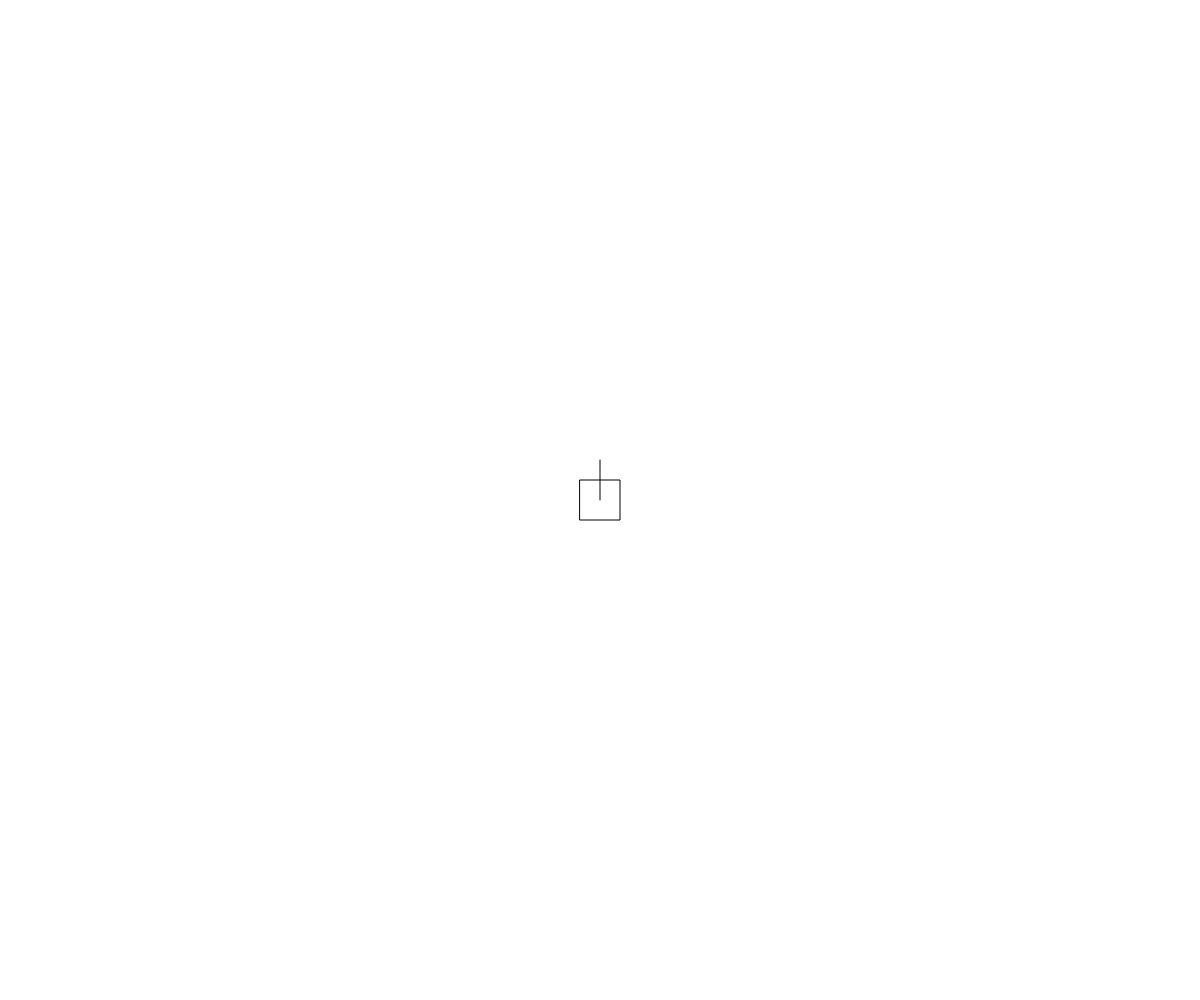
Frame 1 (no input)
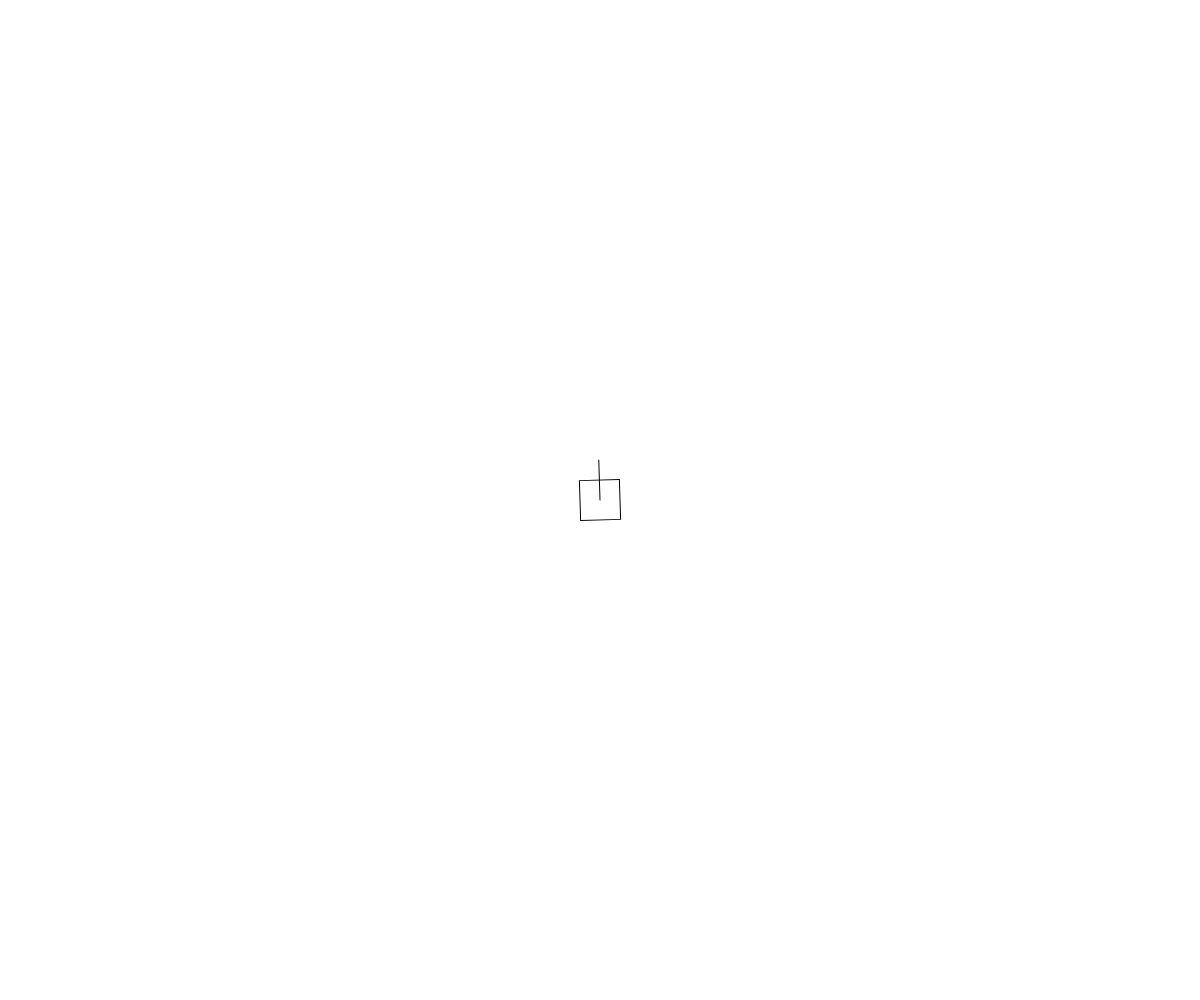
Frame 60 (no input)
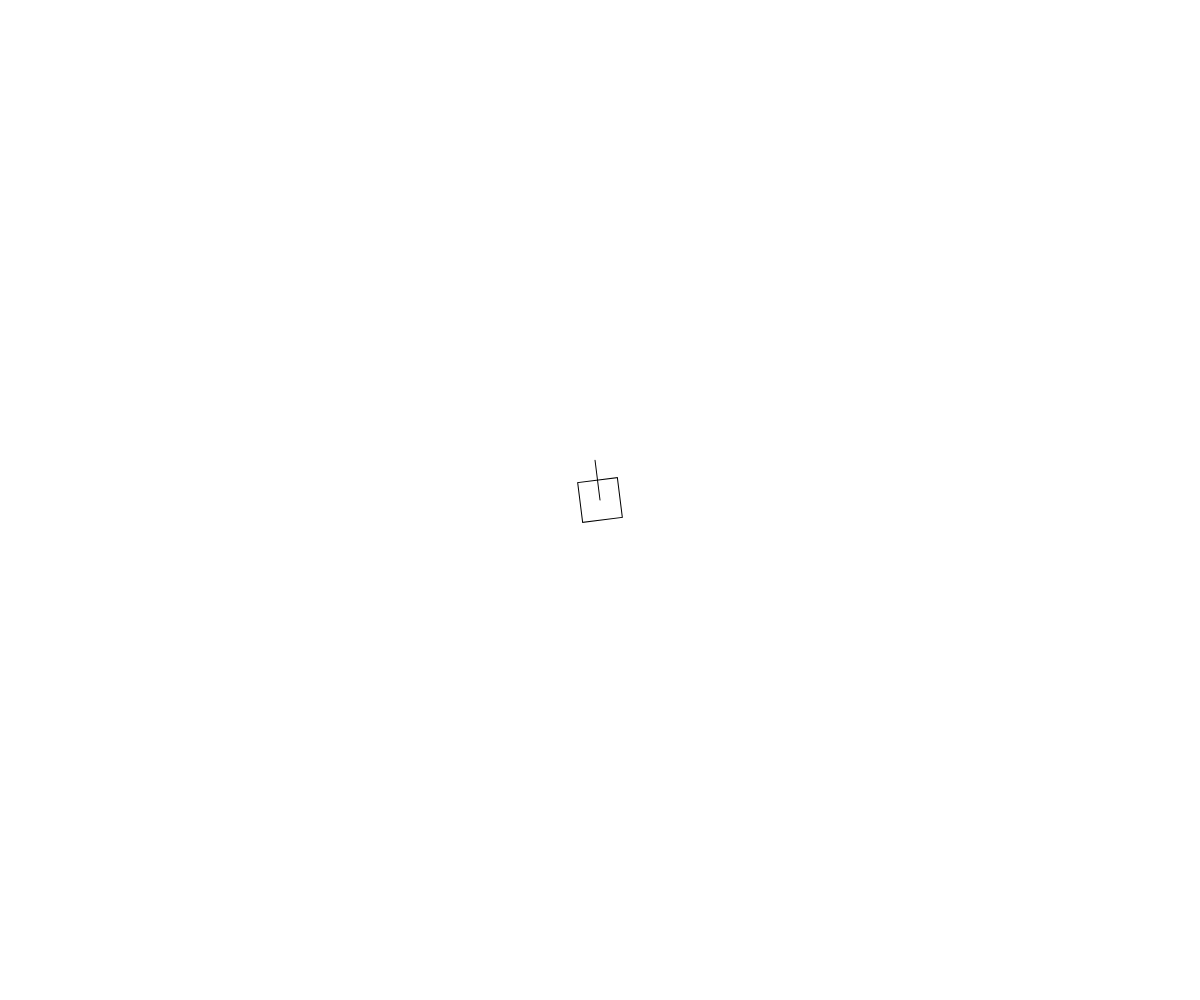
Frame 120 (the mouse pressed at the canvas centre since frame 60)

The p5.js sketch that drew these frames (run headless with seeded random() and noise() and a simulated clock; from frame 60 on, the mouse is pressed at the canvas centre):

// p5.js sketch
// ── sketch.js
var acc_deg = 0;
var angle = 0;
function setup() {
    createCanvas(windowWidth,windowHeight);
}

function draw() {
    background(255);
    translate(width/2, height/2);


    rectMode(CENTER);

    // rotate(-PI/2);
    // rotate( radians(-90) );

    var rad = TWO_PI * ( acc_deg / 360 );
    acc_deg-= 0.001;

    angle = angle + rad;



    rotate( angle );
    rect(0, 0, 40, 40);
    line(0, 0, 0, 0 - 40);
}
